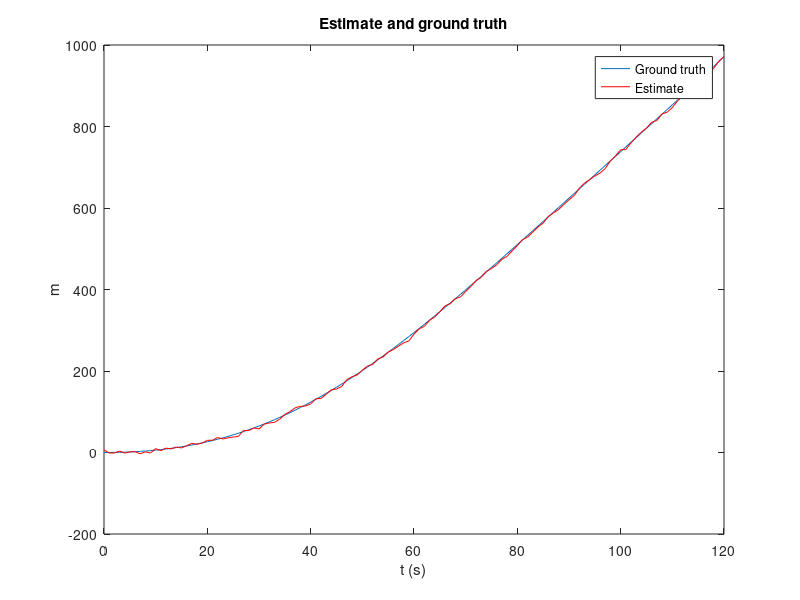
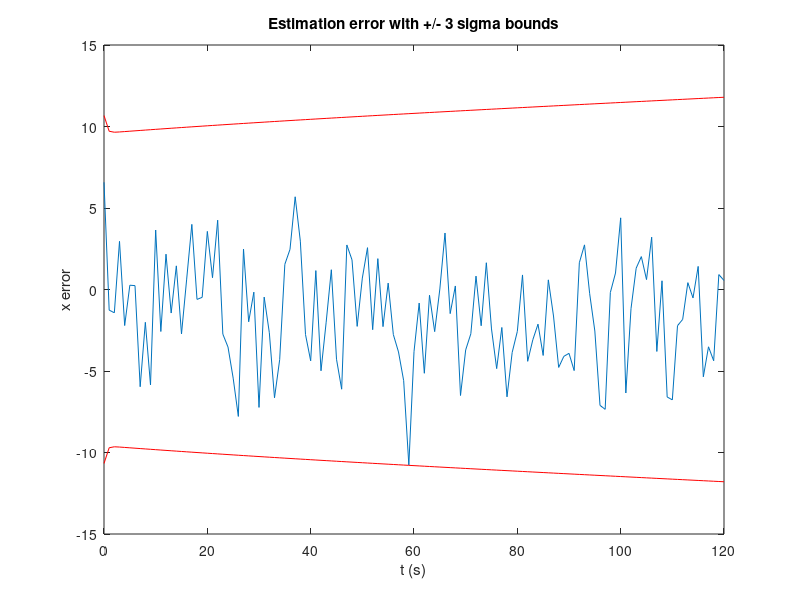

These figures' MATLAB source, in order:
% Model for a fast implementation of Kalman filter
% Ph. Bonnifait
clear
clc
load simulated_data.mat; %load variables in the workspace

nepoch=length(t);

%size of the state
n=3; %for instance X=(x,y,vx,vy) - to be changed

% Variables used to store the results
Xs=zeros(n,nepoch); 
%If we want to store some terms of the covariance matrix, wr allocate
%before some memory
Px1=zeros(1,nepoch); %variance
Px1x2=zeros(1,nepoch); %covariance

% Initial state of the filter (to be changed)
X=zeros(n,1);
P=100*eye(n,n);
Qv = 100000000000000; % standard deviation of the noise on the model (speed)
Qd = 10000; % standard deviation of the noise on the model (distance)
for i=1:nepoch
    % first we compute the matrices of the model
    Q = [dt(i)^2/4*Qv,0,0;0,Qv,0;0,0,Qd]; % random noise on the model
    A = [1,dt(i),0;0,1,0;0,0,1]; % no command
    C = [(X(1)-gps.s1.x(i))/sqrt((gps.s1.x(i)-X(1))^2+gps.s1.y(i)^2),0,1;...
        (X(1)-gps.s2.x(i))/sqrt((gps.s2.x(i)-X(1))^2+gps.s2.y(i)^2),0,1;...
        (X(1)-gps.s3.x(i))/sqrt((gps.s3.x(i)-X(1))^2+gps.s3.y(i)^2),0,1;...
        0,1,0]
    G = [sqrt((gps.s1.x(i)-X(1))^2+gps.s1.y(i)^2)+X(3);sqrt((X(1)-gps.s2.x(i))^2+gps.s2.y(i)^2)+X(3);...
        sqrt((X(1)-gps.s3.x(i))^2+gps.s3.y(i)^2)+X(3);X(2)]
    R = [gps.s1.sPR,0,0,0;0,gps.s2.sPR,0,0;0,0,gps.s3.sPR,0;0,0,0,tachy.sv].^2; % random noise on the measurements
    Y = [gps.s1.PR(i);gps.s2.PR(i);gps.s3.PR(i);tachy.v(i)]
    % measurement update (estimation)
    % error on the estimation
    epsilon = Y-G;
    K = P*C'*1/(C*P*C'+R); % Kalman gain (Pxy)*Py-1
    X = X+K*epsilon; % update of X (Xk|k)
    P = (eye(3)-K*C)*P*(1-K*C)'+K*R*K'; % cov matrix of the update (Pk|k)
    
    % Storage (corresponds to the output of the filter)
    Xs(:,i)=X;
    Px1(i)=P(1,1);
    Px1x2(i)=P(1,2);
    %...
    
    % time update (prediction)
    X = A*X; % prediction (Xk|k-1)

    % covariance matrix of the estimate
    P = A*P*A'+Q; % cov matrix of the prediction (Pk|k-1)



end

% Estimate + reference display
figure
plot(t,strada.x,t,Xs(1,:)','r');
ylabel('m');
xlabel('t (s)');
title('Estimate and ground truth');
legend('Ground truth','Estimate');

% Errors display with +/- 3 sigma bounds
figure;
plot(t,Xs(1,:)'-strada.x);zoom on;hold on;
plot(t,3*sqrt(Px1),'r');plot(t,-3*sqrt(Px1),'r');ylabel('x error');
xlabel('t (s)');
title('Estimation error with +/- 3 sigma bounds');

disp(['Error mean in x= ', num2str(mean(Xs(1,:)'-strada.x)),...
      '. Error max in x= ', num2str(max(abs(Xs(1,:)'-strada.x)))]);
